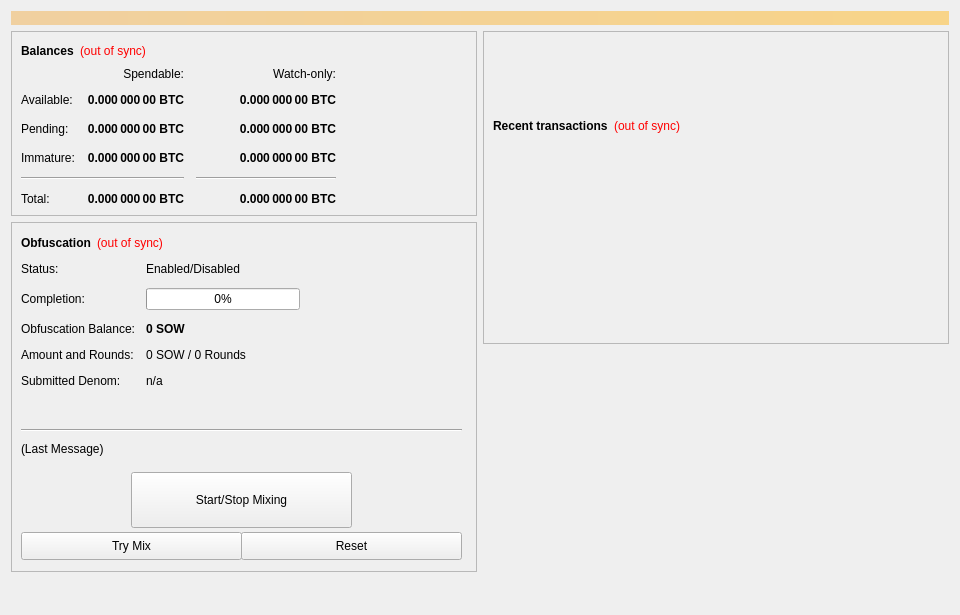
<?xml version="1.0" encoding="UTF-8"?>
<ui version="4.0">
 <class>OverviewPage</class>
 <widget class="QWidget" name="OverviewPage">
  <property name="geometry">
   <rect>
    <x>0</x>
    <y>0</y>
    <width>960</width>
    <height>615</height>
   </rect>
  </property>
  <property name="minimumSize">
   <size>
    <width>960</width>
    <height>0</height>
   </size>
  </property>
  <property name="windowTitle">
   <string>Form</string>
  </property>
  <layout class="QVBoxLayout" name="topLayout">
   <item>
    <widget class="QLabel" name="labelAlerts">
     <property name="visible">
      <bool>false</bool>
     </property>
     <property name="styleSheet">
      <string notr="true">background-color: qlineargradient(x1: 0, y1: 0, x2: 1, y2: 0, stop:0 #F0D0A0, stop:1 #F8D488); color:#000000;</string>
     </property>
     <property name="wordWrap">
      <bool>true</bool>
     </property>
     <property name="margin">
      <number>3</number>
     </property>
    </widget>
   </item>
   <item>
    <layout class="QHBoxLayout" name="horizontalLayout" stretch="1,1">
     <item>
      <layout class="QVBoxLayout" name="verticalLayout_2">
       <item>
        <widget class="QFrame" name="frame">
         <property name="frameShape">
          <enum>QFrame::StyledPanel</enum>
         </property>
         <property name="frameShadow">
          <enum>QFrame::Raised</enum>
         </property>
         <layout class="QVBoxLayout" name="verticalLayout_4">
          <item>
           <layout class="QHBoxLayout" name="horizontalLayout_4">
            <item>
             <widget class="QLabel" name="label_5">
              <property name="font">
               <font>
                <weight>75</weight>
                <bold>true</bold>
               </font>
              </property>
              <property name="text">
               <string>Balances</string>
              </property>
             </widget>
            </item>
            <item>
             <widget class="QLabel" name="labelWalletStatus">
              <property name="cursor">
               <cursorShape>WhatsThisCursor</cursorShape>
              </property>
              <property name="toolTip">
               <string>The displayed information may be out of date. Your wallet automatically synchronizes with the Store of Wealth Coin network after a connection is established, but this process has not completed yet.</string>
              </property>
              <property name="styleSheet">
               <string notr="true">QLabel { color: red; }</string>
              </property>
              <property name="text">
               <string notr="true">(out of sync)</string>
              </property>
              <property name="alignment">
               <set>Qt::AlignLeading|Qt::AlignLeft|Qt::AlignVCenter</set>
              </property>
             </widget>
            </item>
            <item>
             <spacer name="horizontalSpacer_3">
              <property name="orientation">
               <enum>Qt::Horizontal</enum>
              </property>
              <property name="sizeHint" stdset="0">
               <size>
                <width>40</width>
                <height>20</height>
               </size>
              </property>
             </spacer>
            </item>
           </layout>
          </item>
          <item>
           <layout class="QGridLayout" name="gridLayout">
            <property name="spacing">
             <number>12</number>
            </property>
            <item row="2" column="2">
             <widget class="QLabel" name="labelWatchPending">
              <property name="font">
               <font>
                <weight>75</weight>
                <bold>true</bold>
               </font>
              </property>
              <property name="cursor">
               <cursorShape>IBeamCursor</cursorShape>
              </property>
              <property name="toolTip">
               <string>Unconfirmed transactions to watch-only addresses</string>
              </property>
              <property name="text">
               <string notr="true">0.000 000 00 BTC</string>
              </property>
              <property name="alignment">
               <set>Qt::AlignRight|Qt::AlignTrailing|Qt::AlignVCenter</set>
              </property>
              <property name="textInteractionFlags">
               <set>Qt::LinksAccessibleByMouse|Qt::TextSelectableByKeyboard|Qt::TextSelectableByMouse</set>
              </property>
             </widget>
            </item>
            <item row="2" column="1">
             <widget class="QLabel" name="labelUnconfirmed">
              <property name="font">
               <font>
                <weight>75</weight>
                <bold>true</bold>
               </font>
              </property>
              <property name="cursor">
               <cursorShape>IBeamCursor</cursorShape>
              </property>
              <property name="toolTip">
               <string>Total of transactions that have yet to be confirmed, and do not yet count toward the spendable balance</string>
              </property>
              <property name="text">
               <string notr="true">0.000 000 00 BTC</string>
              </property>
              <property name="alignment">
               <set>Qt::AlignRight|Qt::AlignTrailing|Qt::AlignVCenter</set>
              </property>
              <property name="textInteractionFlags">
               <set>Qt::LinksAccessibleByMouse|Qt::TextSelectableByKeyboard|Qt::TextSelectableByMouse</set>
              </property>
             </widget>
            </item>
            <item row="3" column="2">
             <widget class="QLabel" name="labelWatchImmature">
              <property name="font">
               <font>
                <weight>75</weight>
                <bold>true</bold>
               </font>
              </property>
              <property name="cursor">
               <cursorShape>IBeamCursor</cursorShape>
              </property>
              <property name="toolTip">
               <string>Staked or masternode rewards in watch-only addresses that has not yet matured</string>
              </property>
              <property name="text">
               <string notr="true">0.000 000 00 BTC</string>
              </property>
              <property name="alignment">
               <set>Qt::AlignRight|Qt::AlignTrailing|Qt::AlignVCenter</set>
              </property>
              <property name="textInteractionFlags">
               <set>Qt::LinksAccessibleByMouse|Qt::TextSelectableByKeyboard|Qt::TextSelectableByMouse</set>
              </property>
             </widget>
            </item>
            <item row="4" column="0" colspan="2">
             <widget class="Line" name="lineSpendableBalance">
              <property name="orientation">
               <enum>Qt::Horizontal</enum>
              </property>
             </widget>
            </item>
            <item row="4" column="2">
             <widget class="Line" name="lineWatchBalance">
              <property name="sizePolicy">
               <sizepolicy hsizetype="Preferred" vsizetype="Fixed">
                <horstretch>0</horstretch>
                <verstretch>0</verstretch>
               </sizepolicy>
              </property>
              <property name="minimumSize">
               <size>
                <width>140</width>
                <height>0</height>
               </size>
              </property>
              <property name="orientation">
               <enum>Qt::Horizontal</enum>
              </property>
             </widget>
            </item>
            <item row="5" column="0">
             <widget class="QLabel" name="labelTotalText">
              <property name="text">
               <string>Total:</string>
              </property>
             </widget>
            </item>
            <item row="3" column="1">
             <widget class="QLabel" name="labelImmature">
              <property name="font">
               <font>
                <weight>75</weight>
                <bold>true</bold>
               </font>
              </property>
              <property name="cursor">
               <cursorShape>IBeamCursor</cursorShape>
              </property>
              <property name="toolTip">
               <string>Staked or masternode rewards that has not yet matured</string>
              </property>
              <property name="text">
               <string notr="true">0.000 000 00 BTC</string>
              </property>
              <property name="alignment">
               <set>Qt::AlignRight|Qt::AlignTrailing|Qt::AlignVCenter</set>
              </property>
              <property name="textInteractionFlags">
               <set>Qt::LinksAccessibleByMouse|Qt::TextSelectableByKeyboard|Qt::TextSelectableByMouse</set>
              </property>
             </widget>
            </item>
            <item row="2" column="3">
             <spacer name="horizontalSpacer_2">
              <property name="orientation">
               <enum>Qt::Horizontal</enum>
              </property>
              <property name="sizeHint" stdset="0">
               <size>
                <width>40</width>
                <height>20</height>
               </size>
              </property>
             </spacer>
            </item>
            <item row="3" column="0">
             <widget class="QLabel" name="labelImmatureText">
              <property name="text">
               <string>Immature:</string>
              </property>
             </widget>
            </item>
            <item row="5" column="1">
             <widget class="QLabel" name="labelTotal">
              <property name="font">
               <font>
                <weight>75</weight>
                <bold>true</bold>
               </font>
              </property>
              <property name="cursor">
               <cursorShape>IBeamCursor</cursorShape>
              </property>
              <property name="toolTip">
               <string>Your current total balance</string>
              </property>
              <property name="text">
               <string notr="true">0.000 000 00 BTC</string>
              </property>
              <property name="alignment">
               <set>Qt::AlignRight|Qt::AlignTrailing|Qt::AlignVCenter</set>
              </property>
              <property name="textInteractionFlags">
               <set>Qt::LinksAccessibleByMouse|Qt::TextSelectableByKeyboard|Qt::TextSelectableByMouse</set>
              </property>
             </widget>
            </item>
            <item row="5" column="2">
             <widget class="QLabel" name="labelWatchTotal">
              <property name="font">
               <font>
                <weight>75</weight>
                <bold>true</bold>
               </font>
              </property>
              <property name="cursor">
               <cursorShape>IBeamCursor</cursorShape>
              </property>
              <property name="toolTip">
               <string>Current total balance in watch-only addresses</string>
              </property>
              <property name="text">
               <string notr="true">0.000 000 00 BTC</string>
              </property>
              <property name="alignment">
               <set>Qt::AlignRight|Qt::AlignTrailing|Qt::AlignVCenter</set>
              </property>
              <property name="textInteractionFlags">
               <set>Qt::LinksAccessibleByMouse|Qt::TextSelectableByKeyboard|Qt::TextSelectableByMouse</set>
              </property>
             </widget>
            </item>
            <item row="0" column="2">
             <widget class="QLabel" name="labelWatchonly">
              <property name="text">
               <string>Watch-only:</string>
              </property>
              <property name="alignment">
               <set>Qt::AlignRight|Qt::AlignTrailing|Qt::AlignVCenter</set>
              </property>
             </widget>
            </item>
            <item row="1" column="0">
             <widget class="QLabel" name="labelBalanceText">
              <property name="text">
               <string>Available:</string>
              </property>
             </widget>
            </item>
            <item row="1" column="1">
             <widget class="QLabel" name="labelBalance">
              <property name="font">
               <font>
                <weight>75</weight>
                <bold>true</bold>
               </font>
              </property>
              <property name="cursor">
               <cursorShape>IBeamCursor</cursorShape>
              </property>
              <property name="toolTip">
               <string>Your current spendable balance</string>
              </property>
              <property name="text">
               <string notr="true">0.000 000 00 BTC</string>
              </property>
              <property name="alignment">
               <set>Qt::AlignRight|Qt::AlignTrailing|Qt::AlignVCenter</set>
              </property>
              <property name="textInteractionFlags">
               <set>Qt::LinksAccessibleByMouse|Qt::TextSelectableByKeyboard|Qt::TextSelectableByMouse</set>
              </property>
             </widget>
            </item>
            <item row="1" column="2">
             <widget class="QLabel" name="labelWatchAvailable">
              <property name="font">
               <font>
                <weight>75</weight>
                <bold>true</bold>
               </font>
              </property>
              <property name="cursor">
               <cursorShape>IBeamCursor</cursorShape>
              </property>
              <property name="toolTip">
               <string>Your current balance in watch-only addresses</string>
              </property>
              <property name="text">
               <string notr="true">0.000 000 00 BTC</string>
              </property>
              <property name="alignment">
               <set>Qt::AlignRight|Qt::AlignTrailing|Qt::AlignVCenter</set>
              </property>
              <property name="textInteractionFlags">
               <set>Qt::LinksAccessibleByMouse|Qt::TextSelectableByKeyboard|Qt::TextSelectableByMouse</set>
              </property>
             </widget>
            </item>
            <item row="2" column="0">
             <widget class="QLabel" name="labelPendingText">
              <property name="text">
               <string>Pending:</string>
              </property>
             </widget>
            </item>
            <item row="0" column="1">
             <widget class="QLabel" name="labelSpendable">
              <property name="text">
               <string>Spendable:</string>
              </property>
              <property name="alignment">
               <set>Qt::AlignRight|Qt::AlignTrailing|Qt::AlignVCenter</set>
              </property>
             </widget>
            </item>
           </layout>
          </item>
         </layout>
        </widget>
       </item>
       <item>
        <widget class="QFrame" name="frameObfuscation">
         <property name="minimumSize">
          <size>
           <width>0</width>
           <height>350</height>
          </size>
         </property>
         <property name="layoutDirection">
          <enum>Qt::LeftToRight</enum>
         </property>
         <property name="frameShape">
          <enum>QFrame::StyledPanel</enum>
         </property>
         <property name="frameShadow">
          <enum>QFrame::Raised</enum>
         </property>
         <widget class="QWidget" name="formLayoutWidget">
          <property name="geometry">
           <rect>
            <x>10</x>
            <y>40</y>
            <width>451</width>
            <height>161</height>
           </rect>
          </property>
          <layout class="QFormLayout" name="formLayout">
           <property name="fieldGrowthPolicy">
            <enum>QFormLayout::AllNonFixedFieldsGrow</enum>
           </property>
           <property name="horizontalSpacing">
            <number>11</number>
           </property>
           <property name="verticalSpacing">
            <number>12</number>
           </property>
           <item row="0" column="0">
            <widget class="QLabel" name="label_6">
             <property name="text">
              <string>Status:</string>
             </property>
            </widget>
           </item>
           <item row="1" column="0">
            <widget class="QLabel" name="label_7">
             <property name="text">
              <string>Completion:</string>
             </property>
            </widget>
           </item>
           <item row="1" column="1">
            <widget class="QProgressBar" name="obfuscationProgress">
             <property name="maximumSize">
              <size>
               <width>154</width>
               <height>16777215</height>
              </size>
             </property>
             <property name="value">
              <number>0</number>
             </property>
            </widget>
           </item>
           <item row="2" column="0">
            <widget class="QLabel" name="labelAnonymizedText">
             <property name="text">
              <string>Obfuscation Balance:</string>
             </property>
            </widget>
           </item>
           <item row="2" column="1">
            <widget class="QLabel" name="labelAnonymized">
             <property name="font">
              <font>
               <weight>75</weight>
               <bold>true</bold>
              </font>
             </property>
             <property name="text">
              <string notr="true">0 SOW</string>
             </property>
            </widget>
           </item>
           <item row="3" column="0">
            <widget class="QLabel" name="label_8">
             <property name="text">
              <string>Amount and Rounds:</string>
             </property>
            </widget>
           </item>
           <item row="3" column="1">
            <widget class="QLabel" name="labelAmountRounds">
             <property name="text">
              <string>0 SOW / 0 Rounds</string>
             </property>
            </widget>
           </item>
           <item row="4" column="0">
            <widget class="QLabel" name="label_9">
             <property name="text">
              <string>Submitted Denom:</string>
             </property>
            </widget>
           </item>
           <item row="4" column="1">
            <widget class="QLabel" name="labelSubmittedDenom">
             <property name="toolTip">
              <string>The denominations you submitted to the Masternode.&lt;br&gt;To mix, other users must submit the exact same denominations.</string>
             </property>
             <property name="text">
              <string>n/a</string>
             </property>
            </widget>
           </item>
           <item row="0" column="1">
            <widget class="QLabel" name="obfuscationEnabled">
             <property name="text">
              <string>Enabled/Disabled</string>
             </property>
            </widget>
           </item>
          </layout>
         </widget>
         <widget class="QPushButton" name="runAutoDenom">
          <property name="geometry">
           <rect>
            <x>251</x>
            <y>17</y>
            <width>1</width>
            <height>1</height>
           </rect>
          </property>
          <property name="palette">
           <palette>
            <active>
             <colorrole role="WindowText">
              <brush brushstyle="SolidPattern">
               <color alpha="255">
                <red>0</red>
                <green>0</green>
                <blue>0</blue>
               </color>
              </brush>
             </colorrole>
             <colorrole role="Button">
              <brush brushstyle="SolidPattern">
               <color alpha="255">
                <red>239</red>
                <green>238</green>
                <blue>238</blue>
               </color>
              </brush>
             </colorrole>
             <colorrole role="Light">
              <brush brushstyle="SolidPattern">
               <color alpha="255">
                <red>255</red>
                <green>255</green>
                <blue>255</blue>
               </color>
              </brush>
             </colorrole>
             <colorrole role="Midlight">
              <brush brushstyle="SolidPattern">
               <color alpha="255">
                <red>247</red>
                <green>246</green>
                <blue>246</blue>
               </color>
              </brush>
             </colorrole>
             <colorrole role="Dark">
              <brush brushstyle="SolidPattern">
               <color alpha="255">
                <red>119</red>
                <green>119</green>
                <blue>119</blue>
               </color>
              </brush>
             </colorrole>
             <colorrole role="Mid">
              <brush brushstyle="SolidPattern">
               <color alpha="255">
                <red>159</red>
                <green>159</green>
                <blue>159</blue>
               </color>
              </brush>
             </colorrole>
             <colorrole role="Text">
              <brush brushstyle="SolidPattern">
               <color alpha="255">
                <red>0</red>
                <green>0</green>
                <blue>0</blue>
               </color>
              </brush>
             </colorrole>
             <colorrole role="BrightText">
              <brush brushstyle="SolidPattern">
               <color alpha="255">
                <red>255</red>
                <green>255</green>
                <blue>255</blue>
               </color>
              </brush>
             </colorrole>
             <colorrole role="ButtonText">
              <brush brushstyle="SolidPattern">
               <color alpha="255">
                <red>0</red>
                <green>0</green>
                <blue>0</blue>
               </color>
              </brush>
             </colorrole>
             <colorrole role="Base">
              <brush brushstyle="SolidPattern">
               <color alpha="255">
                <red>255</red>
                <green>255</green>
                <blue>255</blue>
               </color>
              </brush>
             </colorrole>
             <colorrole role="Window">
              <brush brushstyle="SolidPattern">
               <color alpha="255">
                <red>239</red>
                <green>238</green>
                <blue>238</blue>
               </color>
              </brush>
             </colorrole>
             <colorrole role="Shadow">
              <brush brushstyle="SolidPattern">
               <color alpha="255">
                <red>0</red>
                <green>0</green>
                <blue>0</blue>
               </color>
              </brush>
             </colorrole>
             <colorrole role="AlternateBase">
              <brush brushstyle="SolidPattern">
               <color alpha="255">
                <red>247</red>
                <green>246</green>
                <blue>246</blue>
               </color>
              </brush>
             </colorrole>
             <colorrole role="ToolTipBase">
              <brush brushstyle="SolidPattern">
               <color alpha="255">
                <red>255</red>
                <green>255</green>
                <blue>220</blue>
               </color>
              </brush>
             </colorrole>
             <colorrole role="ToolTipText">
              <brush brushstyle="SolidPattern">
               <color alpha="255">
                <red>0</red>
                <green>0</green>
                <blue>0</blue>
               </color>
              </brush>
             </colorrole>
            </active>
            <inactive>
             <colorrole role="WindowText">
              <brush brushstyle="SolidPattern">
               <color alpha="255">
                <red>0</red>
                <green>0</green>
                <blue>0</blue>
               </color>
              </brush>
             </colorrole>
             <colorrole role="Button">
              <brush brushstyle="SolidPattern">
               <color alpha="255">
                <red>239</red>
                <green>238</green>
                <blue>238</blue>
               </color>
              </brush>
             </colorrole>
             <colorrole role="Light">
              <brush brushstyle="SolidPattern">
               <color alpha="255">
                <red>255</red>
                <green>255</green>
                <blue>255</blue>
               </color>
              </brush>
             </colorrole>
             <colorrole role="Midlight">
              <brush brushstyle="SolidPattern">
               <color alpha="255">
                <red>247</red>
                <green>246</green>
                <blue>246</blue>
               </color>
              </brush>
             </colorrole>
             <colorrole role="Dark">
              <brush brushstyle="SolidPattern">
               <color alpha="255">
                <red>119</red>
                <green>119</green>
                <blue>119</blue>
               </color>
              </brush>
             </colorrole>
             <colorrole role="Mid">
              <brush brushstyle="SolidPattern">
               <color alpha="255">
                <red>159</red>
                <green>159</green>
                <blue>159</blue>
               </color>
              </brush>
             </colorrole>
             <colorrole role="Text">
              <brush brushstyle="SolidPattern">
               <color alpha="255">
                <red>0</red>
                <green>0</green>
                <blue>0</blue>
               </color>
              </brush>
             </colorrole>
             <colorrole role="BrightText">
              <brush brushstyle="SolidPattern">
               <color alpha="255">
                <red>255</red>
                <green>255</green>
                <blue>255</blue>
               </color>
              </brush>
             </colorrole>
             <colorrole role="ButtonText">
              <brush brushstyle="SolidPattern">
               <color alpha="255">
                <red>0</red>
                <green>0</green>
                <blue>0</blue>
               </color>
              </brush>
             </colorrole>
             <colorrole role="Base">
              <brush brushstyle="SolidPattern">
               <color alpha="255">
                <red>255</red>
                <green>255</green>
                <blue>255</blue>
               </color>
              </brush>
             </colorrole>
             <colorrole role="Window">
              <brush brushstyle="SolidPattern">
               <color alpha="255">
                <red>239</red>
                <green>238</green>
                <blue>238</blue>
               </color>
              </brush>
             </colorrole>
             <colorrole role="Shadow">
              <brush brushstyle="SolidPattern">
               <color alpha="255">
                <red>0</red>
                <green>0</green>
                <blue>0</blue>
               </color>
              </brush>
             </colorrole>
             <colorrole role="AlternateBase">
              <brush brushstyle="SolidPattern">
               <color alpha="255">
                <red>247</red>
                <green>246</green>
                <blue>246</blue>
               </color>
              </brush>
             </colorrole>
             <colorrole role="ToolTipBase">
              <brush brushstyle="SolidPattern">
               <color alpha="255">
                <red>255</red>
                <green>255</green>
                <blue>220</blue>
               </color>
              </brush>
             </colorrole>
             <colorrole role="ToolTipText">
              <brush brushstyle="SolidPattern">
               <color alpha="255">
                <red>0</red>
                <green>0</green>
                <blue>0</blue>
               </color>
              </brush>
             </colorrole>
            </inactive>
            <disabled>
             <colorrole role="WindowText">
              <brush brushstyle="SolidPattern">
               <color alpha="255">
                <red>119</red>
                <green>119</green>
                <blue>119</blue>
               </color>
              </brush>
             </colorrole>
             <colorrole role="Button">
              <brush brushstyle="SolidPattern">
               <color alpha="255">
                <red>239</red>
                <green>238</green>
                <blue>238</blue>
               </color>
              </brush>
             </colorrole>
             <colorrole role="Light">
              <brush brushstyle="SolidPattern">
               <color alpha="255">
                <red>255</red>
                <green>255</green>
                <blue>255</blue>
               </color>
              </brush>
             </colorrole>
             <colorrole role="Midlight">
              <brush brushstyle="SolidPattern">
               <color alpha="255">
                <red>247</red>
                <green>246</green>
                <blue>246</blue>
               </color>
              </brush>
             </colorrole>
             <colorrole role="Dark">
              <brush brushstyle="SolidPattern">
               <color alpha="255">
                <red>119</red>
                <green>119</green>
                <blue>119</blue>
               </color>
              </brush>
             </colorrole>
             <colorrole role="Mid">
              <brush brushstyle="SolidPattern">
               <color alpha="255">
                <red>159</red>
                <green>159</green>
                <blue>159</blue>
               </color>
              </brush>
             </colorrole>
             <colorrole role="Text">
              <brush brushstyle="SolidPattern">
               <color alpha="255">
                <red>119</red>
                <green>119</green>
                <blue>119</blue>
               </color>
              </brush>
             </colorrole>
             <colorrole role="BrightText">
              <brush brushstyle="SolidPattern">
               <color alpha="255">
                <red>255</red>
                <green>255</green>
                <blue>255</blue>
               </color>
              </brush>
             </colorrole>
             <colorrole role="ButtonText">
              <brush brushstyle="SolidPattern">
               <color alpha="255">
                <red>119</red>
                <green>119</green>
                <blue>119</blue>
               </color>
              </brush>
             </colorrole>
             <colorrole role="Base">
              <brush brushstyle="SolidPattern">
               <color alpha="255">
                <red>239</red>
                <green>238</green>
                <blue>238</blue>
               </color>
              </brush>
             </colorrole>
             <colorrole role="Window">
              <brush brushstyle="SolidPattern">
               <color alpha="255">
                <red>239</red>
                <green>238</green>
                <blue>238</blue>
               </color>
              </brush>
             </colorrole>
             <colorrole role="Shadow">
              <brush brushstyle="SolidPattern">
               <color alpha="255">
                <red>0</red>
                <green>0</green>
                <blue>0</blue>
               </color>
              </brush>
             </colorrole>
             <colorrole role="AlternateBase">
              <brush brushstyle="SolidPattern">
               <color alpha="255">
                <red>239</red>
                <green>238</green>
                <blue>238</blue>
               </color>
              </brush>
             </colorrole>
             <colorrole role="ToolTipBase">
              <brush brushstyle="SolidPattern">
               <color alpha="255">
                <red>255</red>
                <green>255</green>
                <blue>220</blue>
               </color>
              </brush>
             </colorrole>
             <colorrole role="ToolTipText">
              <brush brushstyle="SolidPattern">
               <color alpha="255">
                <red>0</red>
                <green>0</green>
                <blue>0</blue>
               </color>
              </brush>
             </colorrole>
            </disabled>
           </palette>
          </property>
          <property name="focusPolicy">
           <enum>Qt::NoFocus</enum>
          </property>
          <property name="autoFillBackground">
           <bool>true</bool>
          </property>
          <property name="text">
           <string/>
          </property>
          <property name="flat">
           <bool>true</bool>
          </property>
         </widget>
         <widget class="QPushButton" name="toggleObfuscation">
          <property name="geometry">
           <rect>
            <x>120</x>
            <y>250</y>
            <width>221</width>
            <height>56</height>
           </rect>
          </property>
          <property name="sizePolicy">
           <sizepolicy hsizetype="MinimumExpanding" vsizetype="Fixed">
            <horstretch>0</horstretch>
            <verstretch>0</verstretch>
           </sizepolicy>
          </property>
          <property name="text">
           <string>Start/Stop Mixing</string>
          </property>
         </widget>
         <widget class="Line" name="lineLastMessage">
          <property name="geometry">
           <rect>
            <x>10</x>
            <y>200</y>
            <width>441</width>
            <height>16</height>
           </rect>
          </property>
          <property name="orientation">
           <enum>Qt::Horizontal</enum>
          </property>
         </widget>
         <widget class="QLabel" name="obfuscationStatus">
          <property name="geometry">
           <rect>
            <x>10</x>
            <y>220</y>
            <width>451</width>
            <height>61</height>
           </rect>
          </property>
          <property name="minimumSize">
           <size>
            <width>288</width>
            <height>43</height>
           </size>
          </property>
          <property name="text">
           <string>(Last Message)</string>
          </property>
          <property name="alignment">
           <set>Qt::AlignLeading|Qt::AlignLeft|Qt::AlignTop</set>
          </property>
          <property name="wordWrap">
           <bool>true</bool>
          </property>
         </widget>
         <widget class="QPushButton" name="obfuscationAuto">
          <property name="geometry">
           <rect>
            <x>10</x>
            <y>310</y>
            <width>221</width>
            <height>28</height>
           </rect>
          </property>
          <property name="sizePolicy">
           <sizepolicy hsizetype="MinimumExpanding" vsizetype="Fixed">
            <horstretch>0</horstretch>
            <verstretch>0</verstretch>
           </sizepolicy>
          </property>
          <property name="toolTip">
           <string>Try to manually submit a Obfuscation request.</string>
          </property>
          <property name="text">
           <string>Try Mix</string>
          </property>
         </widget>
         <widget class="QPushButton" name="obfuscationReset">
          <property name="geometry">
           <rect>
            <x>230</x>
            <y>310</y>
            <width>221</width>
            <height>28</height>
           </rect>
          </property>
          <property name="sizePolicy">
           <sizepolicy hsizetype="MinimumExpanding" vsizetype="Fixed">
            <horstretch>0</horstretch>
            <verstretch>0</verstretch>
           </sizepolicy>
          </property>
          <property name="toolTip">
           <string>Reset the current status of Obfuscation (can interrupt Obfuscation if it's in the process of Mixing, which can cost you money!)</string>
          </property>
          <property name="autoFillBackground">
           <bool>false</bool>
          </property>
          <property name="text">
           <string>Reset</string>
          </property>
         </widget>
         <widget class="QWidget" name="layoutWidget">
          <property name="geometry">
           <rect>
            <x>10</x>
            <y>10</y>
            <width>431</width>
            <height>22</height>
           </rect>
          </property>
          <layout class="QHBoxLayout" name="horizontalLayout_5">
           <item>
            <widget class="QLabel" name="label_2">
             <property name="font">
              <font>
               <weight>75</weight>
               <bold>true</bold>
              </font>
             </property>
             <property name="text">
              <string>Obfuscation</string>
             </property>
            </widget>
           </item>
           <item>
            <widget class="QLabel" name="labelObfuscationSyncStatus">
             <property name="toolTip">
              <string>The displayed information may be out of date. Your wallet automatically synchronizes with the Store of Wealth Coin network after a connection is established, but this process has not completed yet.</string>
             </property>
             <property name="styleSheet">
              <string notr="true">QLabel { color: red; }</string>
             </property>
             <property name="text">
              <string notr="true">(out of sync)</string>
             </property>
             <property name="alignment">
              <set>Qt::AlignLeading|Qt::AlignLeft|Qt::AlignVCenter</set>
             </property>
            </widget>
           </item>
           <item>
            <spacer name="horizontalSpacer_4">
             <property name="orientation">
              <enum>Qt::Horizontal</enum>
             </property>
             <property name="sizeHint" stdset="0">
              <size>
               <width>40</width>
               <height>20</height>
              </size>
             </property>
            </spacer>
           </item>
          </layout>
         </widget>
        </widget>
       </item>
       <item>
        <spacer name="verticalSpacer">
         <property name="orientation">
          <enum>Qt::Vertical</enum>
         </property>
         <property name="sizeHint" stdset="0">
          <size>
           <width>20</width>
           <height>40</height>
          </size>
         </property>
        </spacer>
       </item>
      </layout>
     </item>
     <item>
      <layout class="QVBoxLayout" name="verticalLayout_3">
       <item>
        <widget class="QFrame" name="frame_2">
         <property name="frameShape">
          <enum>QFrame::StyledPanel</enum>
         </property>
         <property name="frameShadow">
          <enum>QFrame::Raised</enum>
         </property>
         <layout class="QVBoxLayout" name="verticalLayout">
          <item>
           <spacer name="verticalSpacer_3">
            <property name="orientation">
             <enum>Qt::Vertical</enum>
            </property>
            <property name="sizeType">
             <enum>QSizePolicy::Fixed</enum>
            </property>
            <property name="sizeHint" stdset="0">
             <size>
              <width>20</width>
              <height>75</height>
             </size>
            </property>
           </spacer>
          </item>
          <item>
           <layout class="QHBoxLayout" name="horizontalLayout_2">
            <item>
             <widget class="QLabel" name="label_4">
              <property name="font">
               <font>
                <weight>75</weight>
                <bold>true</bold>
               </font>
              </property>
              <property name="text">
               <string>Recent transactions</string>
              </property>
             </widget>
            </item>
            <item>
             <widget class="QLabel" name="labelTransactionsStatus">
              <property name="cursor">
               <cursorShape>WhatsThisCursor</cursorShape>
              </property>
              <property name="toolTip">
               <string>The displayed information may be out of date. Your wallet automatically synchronizes with the Store of Wealth Coin network after a connection is established, but this process has not completed yet.</string>
              </property>
              <property name="styleSheet">
               <string notr="true">QLabel { color: red; }</string>
              </property>
              <property name="text">
               <string notr="true">(out of sync)</string>
              </property>
              <property name="alignment">
               <set>Qt::AlignRight|Qt::AlignTrailing|Qt::AlignVCenter</set>
              </property>
             </widget>
            </item>
            <item>
             <spacer name="horizontalSpacer">
              <property name="orientation">
               <enum>Qt::Horizontal</enum>
              </property>
              <property name="sizeHint" stdset="0">
               <size>
                <width>40</width>
                <height>20</height>
               </size>
              </property>
             </spacer>
            </item>
           </layout>
          </item>
          <item>
           <widget class="QListView" name="listTransactions">
            <property name="styleSheet">
             <string notr="true">QListView { background: transparent; }</string>
            </property>
            <property name="frameShape">
             <enum>QFrame::NoFrame</enum>
            </property>
            <property name="verticalScrollBarPolicy">
             <enum>Qt::ScrollBarAlwaysOff</enum>
            </property>
            <property name="horizontalScrollBarPolicy">
             <enum>Qt::ScrollBarAlwaysOff</enum>
            </property>
            <property name="selectionMode">
             <enum>QAbstractItemView::NoSelection</enum>
            </property>
           </widget>
          </item>
         </layout>
        </widget>
       </item>
       <item>
        <spacer name="verticalSpacer_2">
         <property name="orientation">
          <enum>Qt::Vertical</enum>
         </property>
         <property name="sizeType">
          <enum>QSizePolicy::Expanding</enum>
         </property>
         <property name="sizeHint" stdset="0">
          <size>
           <width>20</width>
           <height>40</height>
          </size>
         </property>
        </spacer>
       </item>
      </layout>
     </item>
    </layout>
   </item>
  </layout>
 </widget>
 <resources/>
 <connections/>
</ui>
